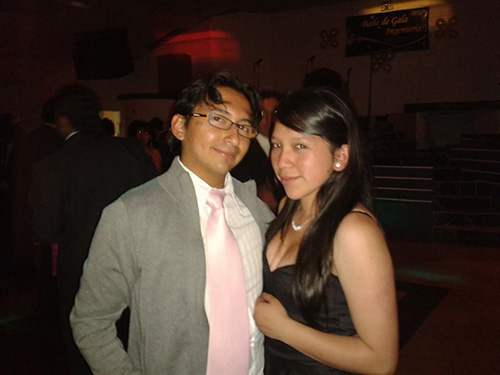
#> input picture 17 AutoCanny/pareja.jpg, 500 x 375 px
$ python auto_canny.py
#> lines starting #> are read from the running program, lines starting #| are printed output that depends on the picture; after the words box and inside, x2 and y2 are one past the last pixel; in counts of white or black regions, pixels touching at a corner belong together
# import the necessary packages
import numpy as np
#import argparse
#import glob
import cv2

def auto_canny(image, sigma=0.33):
	# compute the median of the single channel pixel intensities
	v = np.median(image)

	# apply automatic Canny edge detection using the computed median
	lower = int(max(0, (1.0 - sigma) * v))
	upper = int(min(255, (1.0 + sigma) * v))
	edged = cv2.Canny(image, lower, upper)

	# return the edged image
	return edged

# construct the argument parse and parse the arguments
#ap = argparse.ArgumentParser()
#ap.add_argument("-i", "--images", required=True, help="path to input dataset of images")
#args = vars(ap.parse_args())

# loop over the images
#for imagePath in glob.glob(args["images"] + "/*.jpg"):
	# load the image, convert it to grayscale, and blur it slightly
image = cv2.imread("pareja.jpg")
#> image is the input picture: shape (375, 500, 3); mean B, G, R 41.8, 51.5, 67.5
gray = cv2.cvtColor(image, cv2.COLOR_BGR2GRAY)
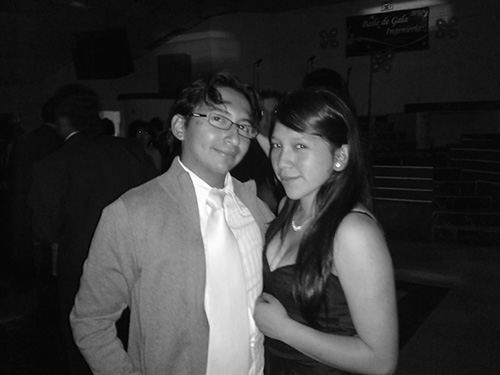
#> gray: shape (375, 500); min 0, max 254, mean 55.2
blurred = cv2.GaussianBlur(gray, (3, 3), 0)

	# apply Canny edge detection using a wide threshold, tight
	# threshold, and automatically determined threshold
wide = cv2.Canny(blurred, 10, 200)
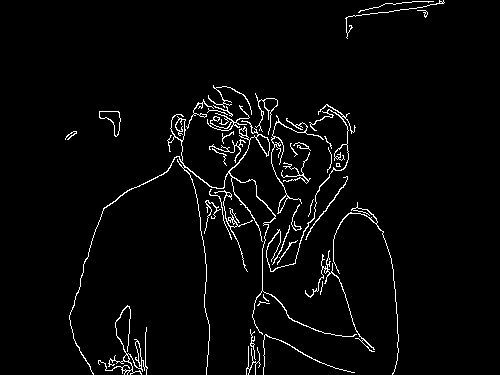
#> wide: shape (375, 500); 3.1% white in thin lines or dots, all inside (x1, y1, x2, y2) = (65, 0, 445, 375)
tight = cv2.Canny(blurred, 225, 250)
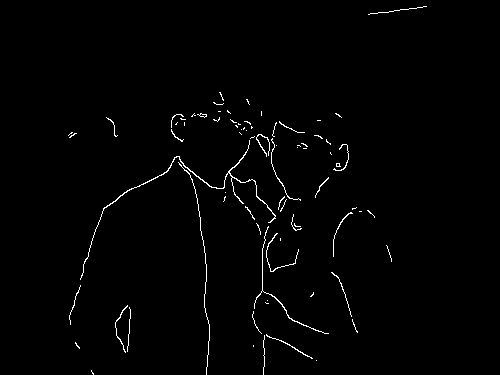
#> tight: shape (375, 500); 1.2% white in thin lines or dots, all inside (x1, y1, x2, y2) = (68, 6, 427, 375)
auto = auto_canny(blurred)
#> in auto_canny, `v = np.median(image)`: v = 20
#> in auto_canny, `lower = int(max(0, (1.0 - sigma) * v))`: lower = 13
#> in auto_canny, `upper = int(min(255, (1.0 + sigma) * v))`: upper = 26
#> in auto_canny, `edged = cv2.Canny(image, lower, upper)`:
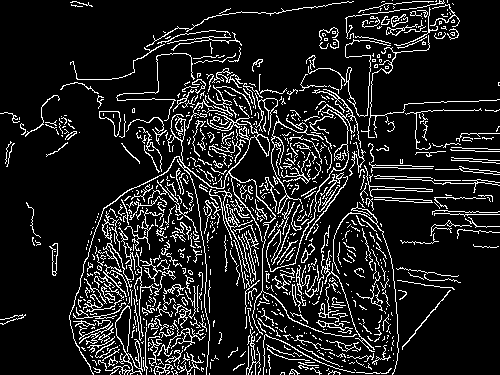
#> edged: shape (375, 500); 12.4% white in thin lines or dots

	# show the images
cv2.imshow("Original", image)
cv2.imshow("Edges", np.hstack([wide, tight, auto]))
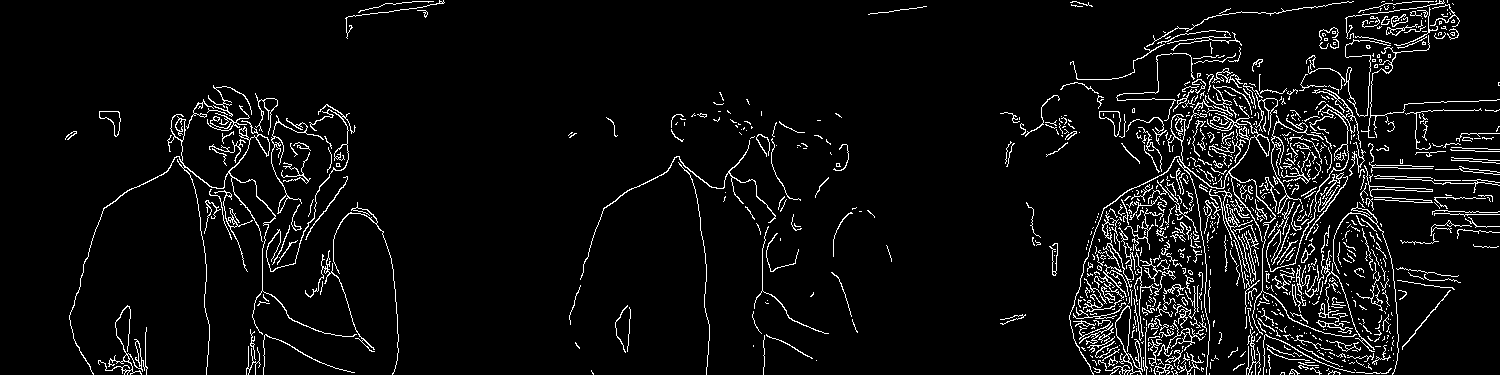
#> window 'Edges': shape (375, 1500); 5.6% white in thin lines or dots
cv2.waitKey(0)
